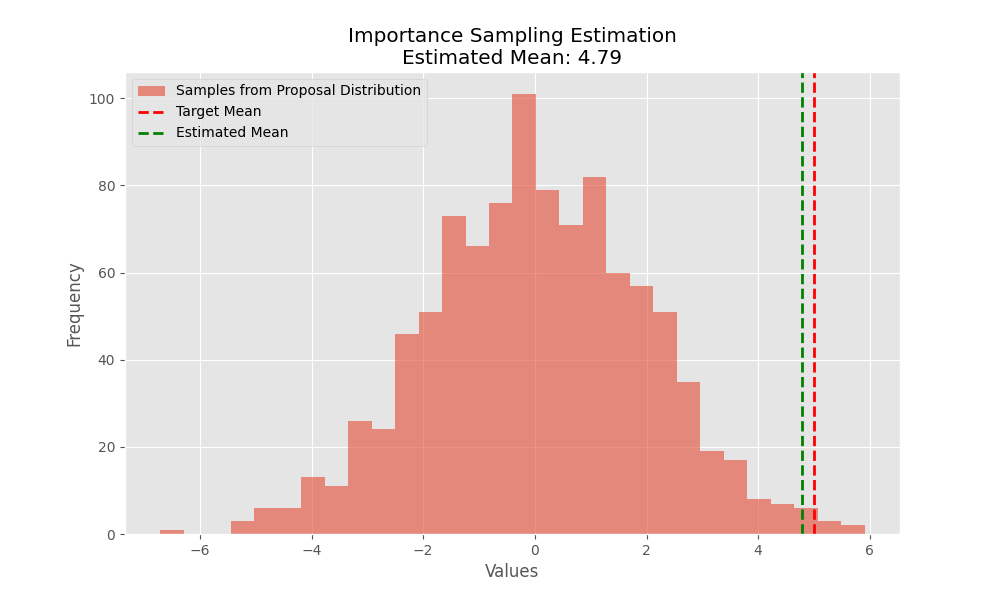

The Python source for this figure:
# https://omkar-ranadive.github.io/posts/stats-IS
# Sampling is actually a misnomer. Using Importance Sampling we are essentially approximating the expected value of
# some distribution p(X) using another distribution q(X).
import numpy as np
import matplotlib.pyplot as plt

# Set the ggplot style
plt.style.use('ggplot')

# Parameters for the distributions
target_mean = 5
target_std = 1
proposal_mean = 0
proposal_std = 2

# Function to calculate the probability density of a normal distribution
def normal_pdf(x, mean, std):
    return (1 / (np.sqrt(2 * np.pi) * std)) * np.exp(-0.5 * ((x - mean) / std) ** 2)

# Number of samples
N = 1000

# Generate samples from the proposal distribution
samples = np.random.normal(proposal_mean, proposal_std, N)

# Calculate weights for importance sampling
weights = normal_pdf(samples, target_mean, target_std) / normal_pdf(samples, proposal_mean, proposal_std)
normalized_weights = weights / np.sum(weights)

# Estimate the mean of the target distribution
estimated_mean = np.sum(samples * normalized_weights)

# Plotting the results
plt.figure(figsize=(10, 6))
plt.hist(samples, bins=30, alpha=0.6, label='Samples from Proposal Distribution')
plt.axvline(x=target_mean, color='r', linestyle='dashed', linewidth=2, label='Target Mean')
plt.axvline(x=estimated_mean, color='g', linestyle='dashed', linewidth=2, label='Estimated Mean')
plt.title(f'Importance Sampling Estimation\nEstimated Mean: {estimated_mean:.2f}')
plt.xlabel('Values')
plt.ylabel('Frequency')
plt.legend()
plt.savefig('importance_sampling.png')
plt.show()
